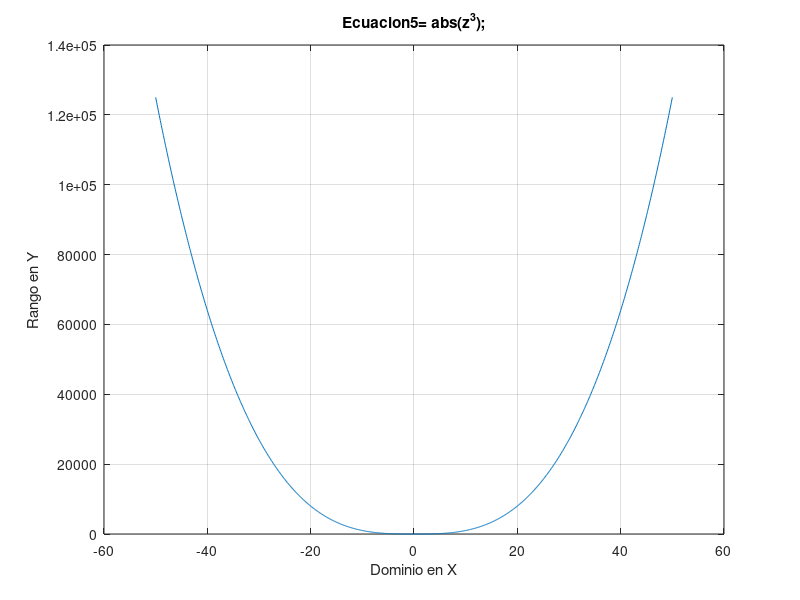

Write the MATLAB code that produced this figure. (Note: this script raises an error after producing the figure.)
% Octave Script
% Title			    :Funciones Reales con variable real
% Description		:Script que resuelve una funcion real
% Authors		    :Ximena Ixel Garcia Agustin
% Date			    :20211028
% Version		    :3
% Usage			    :octave> /path/Ecuacion5
% Notes			    :Se requiere aplicacion Octave

clear
%Dominio de funcion
z= -50:0.1:50;
%Rango de funcion
gz =(abs(z.^3));
%Plotear
plot(z,gz);
grid on
title("Ecuacion5= abs(z^3);");
xlabel( "Dominio en X" );
ylabel( "Rango en Y" );
%Salidas
syms z;
a = "Funcion resultante";
f = abs(z.^3);
disp(a);
disp(f);